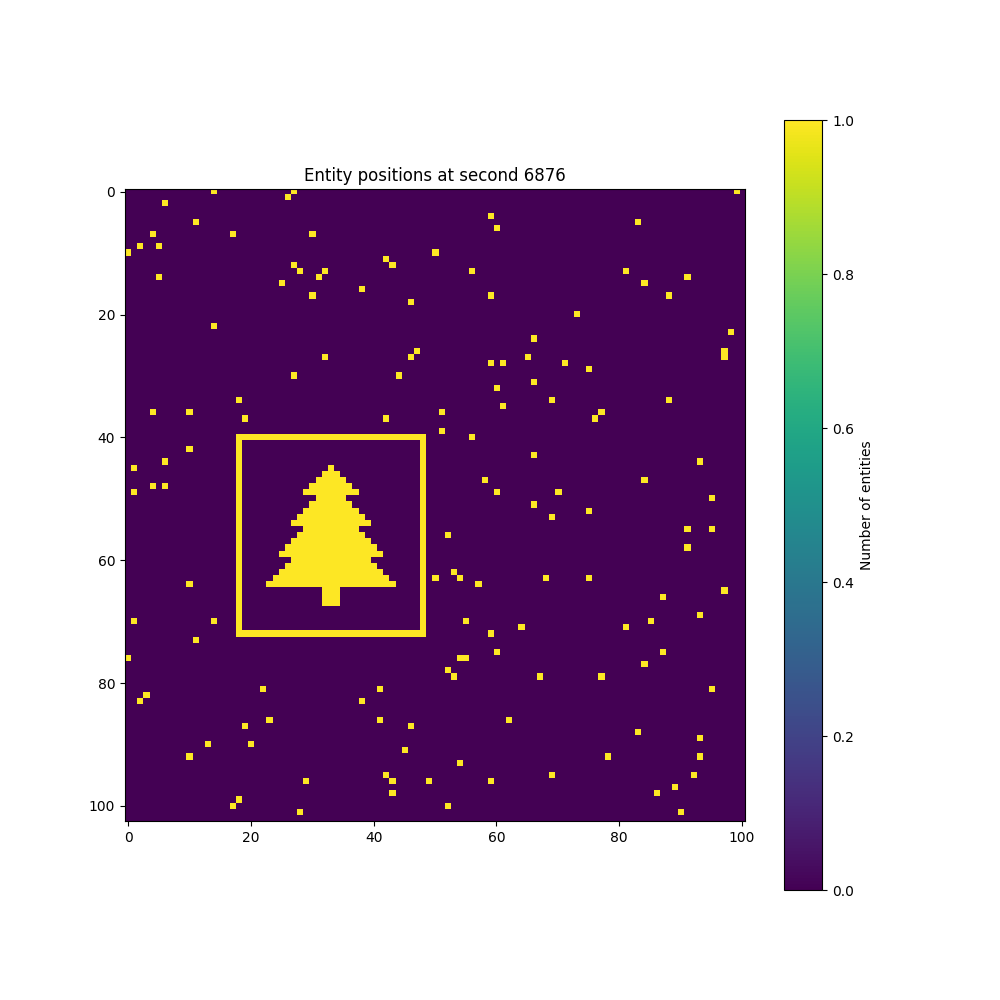

Recreate this plot in Python.
import numpy as np
import matplotlib.pyplot as plt


class Entity:
    def __init__(self, x, y, vx, vy):
        self.x = x
        self.y = y
        self.vx = vx
        self.vy = vy

    def update(self, width, height, seconds):
        self.x = (self.x + self.vx * seconds) % width
        self.y = (self.y + self.vy * seconds) % height


def parse_line(line):
    pos, vel = line.strip().split(" ")
    px, py = map(int, pos[2:].split(","))
    vx, vy = map(int, vel[2:].split(","))
    return (px, py, vx, vy)


def create_entity_map(entities, width, height):
    entity_map = np.zeros((height, width))
    for x, y, _, _ in entities:
        entity_map[int(y), int(x)] += 1
    return entity_map


def save_visualization(entity_map, second):
    plt.figure(figsize=(10, 10))
    plt.imshow(entity_map, cmap="viridis")
    plt.colorbar(label="Number of entities")
    plt.title(f"Entity positions at second {second}")
    plt.savefig("14.png")
    plt.close()


def check_alignments(entities, width, height, t):
    next_set = set()
    matching = set()

    for px, py, vx, vy in entities:
        xf, yf = (px + t * vx) % width, (py + t * vy) % height
        if (xf, yf) in next_set:
            matching.add((xf, yf))
        for dx in [-1, 0, 1]:
            for dy in [-1, 0, 1]:
                next_x = (xf + dx) % width
                next_y = (yf + dy) % height
                next_set.add((next_x, next_y))

    return len(matching), next_set


def simulate_and_detect(filename, width, height, max_seconds, save_interval=100):
    with open(filename, "r") as f:
        entities = [parse_line(line) for line in f]

    significant_moments = []

    for t in range(max_seconds):
        match_count, next_set = check_alignments(entities, width, height, t)

        if match_count > 256:
            significant_moments.append((t, match_count))

            entity_positions = []
            for px, py, vx, vy in entities:
                xf = (px + t * vx) % width
                yf = (py + t * vy) % height
                entity_positions.append((xf, yf))

            entity_map = create_entity_map(
                [(x, y, 0, 0) for x, y in entity_positions], width, height
            )
            save_visualization(entity_map, t)

            print(f"\nSignificant alignment detected at second {t}")
            print(f"Number of matching positions: {match_count}")

        if t % save_interval == 0:
            print(f"Processed second {t}/{max_seconds}")

    return significant_moments


significant_moments = simulate_and_detect("14.txt", 101, 103, 10000, save_interval=100)

print("\nFinal Report:")
print(f"Found {len(significant_moments)} significant alignment moments:")
for t, count in significant_moments:
    print(f"Second {t}: {count} matching positions")
